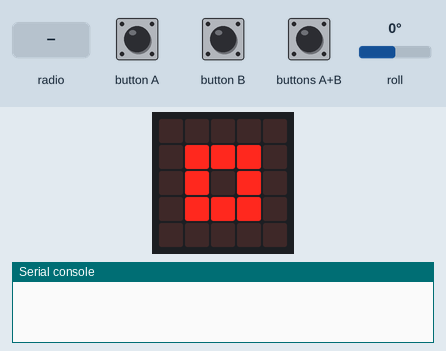
The program below on a simulated BBC micro:bit (MakeCode). On the bench: the board's 5×5 LED display, the last lines printed to the serial console. The inputs (shaded band) are chosen by the test bench; at power-on: roll 0°. No radio messages arrive unless stated (any console line starting 'radio sent:' is added by the test bench).

Above: at 1.8 s.
1.9 s: buttons A+B pressed for 0.15 s
At 2.9 s:
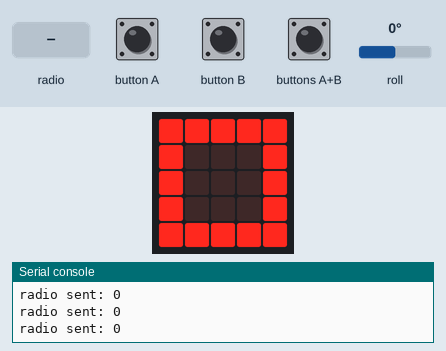
3.5 s: roll set to -40°
5.0 s: roll set to -51°
At 6.1 s:
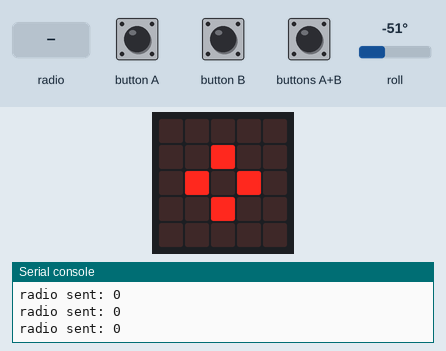
8.0 s: radio message "1" arrives
At 8.4 s:
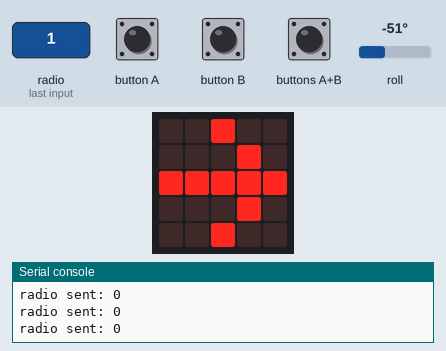
9.5 s: roll set to 0°
11.3 s: roll set to -172°
At 11.8 s:
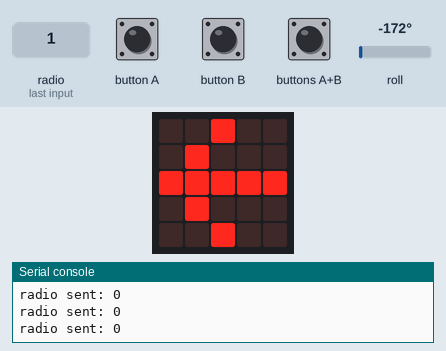
Timing chart, 0 to 14.3 s (numbered marks = the images above; inputs shaded):
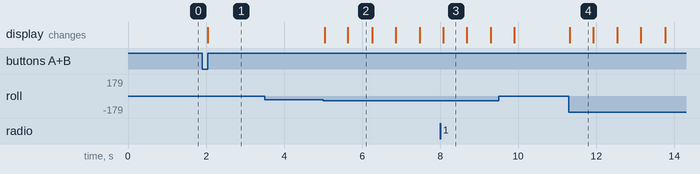

The program:

main.ts
```typescript
radio.onReceivedNumber(function (receivedNumber) {
    if (is_controller) {
        if (0 == command_stop) {
            basic.showArrow(ArrowNames.East)
        } else if (roll == -1) {
            basic.showArrow(ArrowNames.West)
        } else {
            basic.showIcon(IconNames.SmallDiamond)
        }
        radio.sendNumber(command)
    }
})
input.onButtonPressed(Button.AB, function () {
    is_controller = 1
    basic.showIcon(IconNames.Square)
})
let command = 0
let roll = 0
let command_stop = 0
let is_controller = 0
basic.showIcon(IconNames.SmallSquare)
radio.setGroup(196)
radio.setFrequencyBand(0)
radio.setTransmitPower(1)
radio.setTransmitSerialNumber(false)
is_controller = 0
command_stop = 0
basic.forever(function () {
    if (is_controller) {
        command = command_stop
        if (roll > 45) {
            let TURN_LEFT = 0
            basic.showArrow(ArrowNames.East)
            command = TURN_LEFT
        } else if (roll < -45) {
            let TURN_RIGHT = 0
            basic.showArrow(ArrowNames.West)
            command = TURN_RIGHT
            basic.showIcon(IconNames.SmallDiamond)
        } else {
            radio.sendNumber(command)
        }
        roll = input.rotation(Rotation.Roll)
    }
})
basic.forever(function () {
    let is_controller2 = 0
    basic.pause(100)
    if (is_controller2) {
        roll = input.rotation(Rotation.Roll)
        if (roll) {

        } else {

        }
    }
})
```

test.ts
```typescript
// tests go here; this will not be compiled when this package is used as an extension.
```

Measured:
- the behaviour switches between -45 and -46° on roll (found by bisection; images 1 and 2)
- after the input at 1.9 s, the display: changes after 0.15 s (image 1)
- after the input at 5.0 s, the display: first changes at once (image 2 shows a later state)
- after the input at 8.0 s, the display: changes after 0.08 s (image 3)
- after the input at 11.3 s, the display: changes at once (image 4)
- what the display in image 2 shows lasts 0.7 s, from 5.6 s to 6.3 s
